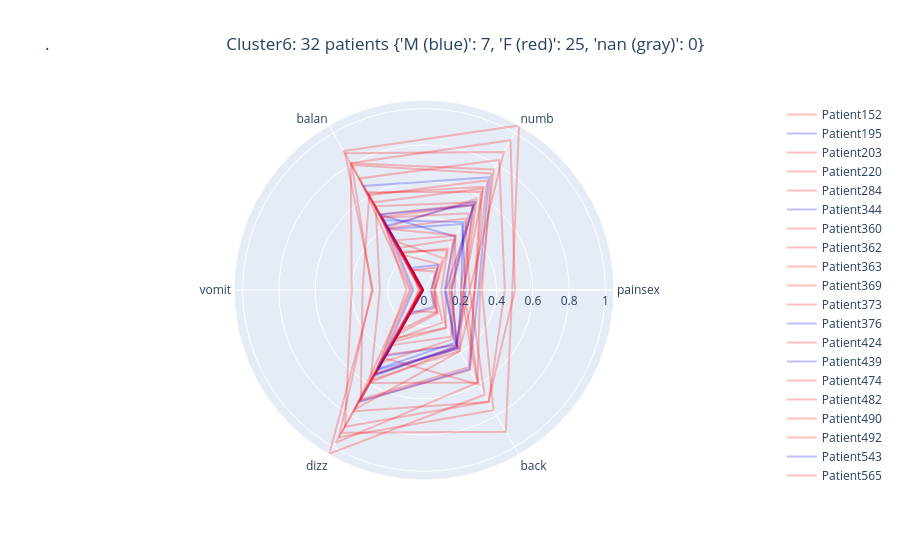

The notebook cell saved with this chart:
### Code cell
star_chart_per_patient(6)

### Figure 1 — Plotly figure (JSON) as saved in the notebook; plotly's stock layout.template omitted (floating-point values rounded to 4 significant figures)
{"data": [{"line": {"color": "rgb(255,0,0)"}, "mode": "lines", "name": "Patient152", "opacity": 0.25, "r": [0.05018, 0.1176, 0.1275, 0.005281, 0.1335, 0.1426, 0.05018, 0.05018], "theta": ["painsex", "numb", "balan", "vomit", "dizz", "back", "painsex"], "type": "scatterpolar"}, {"line": {"color": "rgb(0,0,255)"}, "mode": "lines", "name": "Patient195", "opacity": 0.25, "r": [0.03918, 0.1592, 0.1407, 0.003983, 0.1489, 0.1058, 0.03918, 0.03918], "theta": ["painsex", "numb", "balan", "vomit", "dizz", "back", "painsex"], "type": "scatterpolar"}, {"line": {"color": "rgb(255,0,0)"}, "mode": "lines", "name": "Patient203", "opacity": 0.25, "r": [0.1426, 0.5464, 0.482, 0.06943, 0.5884, 0.3688, 0.1426, 0.1426], "theta": ["painsex", "numb", "balan", "vomit", "dizz", "back", "painsex"], "type": "scatterpolar"}, {"line": {"color": "rgb(255,0,0)"}, "mode": "lines", "name": "Patient220", "opacity": 0.25, "r": [0.2167, 0.5396, 0.4644, 0.007674, 0.5355, 0.3577, 0.2167, 0.2167], "theta": ["painsex", "numb", "balan", "vomit", "dizz", "back", "painsex"], "type": "scatterpolar"}, {"line": {"color": "rgb(255,0,0)"}, "mode": "lines", "name": "Patient284", "opacity": 0.25, "r": [0.3194, 0.7413, 0.7959, 0.2876, 0.9374, 0.7654, 0.3194, 0.3194], "theta": ["painsex", "numb", "balan", "vomit", "dizz", "back", "painsex"], "type": "scatterpolar"}, {"line": {"color": "rgb(0,0,255)"}, "mode": "lines", "name": "Patient344", "opacity": 0.25, "r": [0.1132, 0.3404, 0.4774, 0.006544, 0.5462, 0.3604, 0.1132, 0.1132], "theta": ["painsex", "numb", "balan", "vomit", "dizz", "back", "painsex"], "type": "scatterpolar"}, {"line": {"color": "rgb(255,0,0)"}, "mode": "lines", "name": "Patient360", "opacity": 0.25, "r": [0.05956, 0.2527, 0.2437, 0.005764, 0.2794, 0.149, 0.05956, 0.05956], "theta": ["painsex", "numb", "balan", "vomit", "dizz", "back", "painsex"], "type": "scatterpolar"}, {"line": {"color": "rgb(255,0,0)"}, "mode": "lines", "name": "Patient362", "opacity": 0.25, "r": [0.4455, 0.8278, 0.7102, 0.07871, 0.7717, 0.7135, 0.4455, 0.4455], "theta": ["painsex", "numb", "balan", "vomit", "dizz", "back", "painsex"], "type": "scatterpolar"}, {"line": {"color": "rgb(255,0,0)"}, "mode": "lines", "name": "Patient363", "opacity": 0.25, "r": [0.2781, 0.6252, 0.6226, 0.01331, 0.7087, 0.5084, 0.2781, 0.2781], "theta": ["painsex", "numb", "balan", "vomit", "dizz", "back", "painsex"], "type": "scatterpolar"}, {"line": {"color": "rgb(255,0,0)"}, "mode": "lines", "name": "Patient369", "opacity": 0.25, "r": [0.1512, 0.4883, 0.4604, 0.09655, 0.5317, 0.3698, 0.1512, 0.1512], "theta": ["painsex", "numb", "balan", "vomit", "dizz", "back", "painsex"], "type": "scatterpolar"}, {"line": {"color": "rgb(255,0,0)"}, "mode": "lines", "name": "Patient373", "opacity": 0.25, "r": [0.06004, 0.2037, 0.3103, 0.003776, 0.3109, 0.2066, 0.06004, 0.06004], "theta": ["painsex", "numb", "balan", "vomit", "dizz", "back", "painsex"], "type": "scatterpolar"}, {"line": {"color": "rgb(0,0,255)"}, "mode": "lines", "name": "Patient376", "opacity": 0.25, "r": [0.3001, 0.7173, 0.6625, 0.009668, 0.711, 0.5034, 0.3001, 0.3001], "theta": ["painsex", "numb", "balan", "vomit", "dizz", "back", "painsex"], "type": "scatterpolar"}, {"line": {"color": "rgb(255,0,0)"}, "mode": "lines", "name": "Patient424", "opacity": 0.25, "r": [0.3094, 0.7673, 0.8064, 0.01996, 0.9716, 0.5893, 0.3094, 0.3094], "theta": ["painsex", "numb", "balan", "vomit", "dizz", "back", "painsex"], "type": "scatterpolar"}, {"line": {"color": "rgb(0,0,255)"}, "mode": "lines", "name": "Patient439", "opacity": 0.25, "r": [0.1526, 0.5397, 0.4798, 0.005954, 0.5379, 0.3643, 0.1526, 0.1526], "theta": ["painsex", "numb", "balan", "vomit", "dizz", "back", "painsex"], "type": "scatterpolar"}, {"line": {"color": "rgb(255,0,0)"}, "mode": "lines", "name": "Patient474", "opacity": 0.25, "r": [0.22, 0.5821, 0.4015, 0.01386, 0.434, 0.6019, 0.22, 0.22], "theta": ["painsex", "numb", "balan", "vomit", "dizz", "back", "painsex"], "type": "scatterpolar"}, {"line": {"color": "rgb(255,0,0)"}, "mode": "lines", "name": "Patient482", "opacity": 0.25, "r": [0.09521, 0.2648, 0.2355, 0.01587, 0.3294, 0.2418, 0.09521, 0.09521], "theta": ["painsex", "numb", "balan", "vomit", "dizz", "back", "painsex"], "type": "scatterpolar"}, {"line": {"color": "rgb(255,0,0)"}, "mode": "lines", "name": "Patient490", "opacity": 0.25, "r": [0.03857, 0.1646, 0.2219, 0.005401, 0.253, 0.1409, 0.03857, 0.03857], "theta": ["painsex", "numb", "balan", "vomit", "dizz", "back", "painsex"], "type": "scatterpolar"}, {"line": {"color": "rgb(255,0,0)"}, "mode": "lines", "name": "Patient492", "opacity": 0.25, "r": [0.05874, 0.1436, 0.1255, 0.03109, 0.1579, 0.1158, 0.05874, 0.05874], "theta": ["painsex", "numb", "balan", "vomit", "dizz", "back", "painsex"], "type": "scatterpolar"}, {"line": {"color": "rgb(0,0,255)"}, "mode": "lines", "name": "Patient543", "opacity": 0.25, "r": [0.2303, 0.4197, 0.3886, 0.005339, 0.4192, 0.3529, 0.2303, 0.2303], "theta": ["painsex", "numb", "balan", "vomit", "dizz", "back", "painsex"], "type": "scatterpolar"}, {"line": {"color": "rgb(255,0,0)"}, "mode": "lines", "name": "Patient565", "opacity": 0.25, "r": [0.2519, 0.4549, 0.3935, 0.005611, 0.4124, 0.3479, 0.2519, 0.2519], "theta": ["painsex", "numb", "balan", "vomit", "dizz", "back", "painsex"], "type": "scatterpolar"}, {"line": {"color": "rgb(255,0,0)"}, "mode": "lines", "name": "Patient573", "opacity": 0.25, "r": [0.2788, 0.6975, 0.6037, 0.3387, 0.6966, 0.4922, 0.2788, 0.2788], "theta": ["painsex", "numb", "balan", "vomit", "dizz", "back", "painsex"], "type": "scatterpolar"}, {"line": {"color": "rgb(255,0,0)"}, "mode": "lines", "name": "Patient576", "opacity": 0.25, "r": [0.2824, 0.646, 0.5576, 0.006577, 0.5716, 0.3884, 0.2824, 0.2824], "theta": ["painsex", "numb", "balan", "vomit", "dizz", "back", "painsex"], "type": "scatterpolar"}, {"line": {"color": "rgb(255,0,0)"}, "mode": "lines", "name": "Patient577", "opacity": 0.25, "r": [0.2522, 0.879, 0.87, 0.2816, 1.041, 0.6669, 0.2522, 0.2522], "theta": ["painsex", "numb", "balan", "vomit", "dizz", "back", "painsex"], "type": "scatterpolar"}, {"line": {"color": "rgb(255,0,0)"}, "mode": "lines", "name": "Patient578", "opacity": 0.25, "r": [0.1711, 0.3455, 0.3163, 0.006057, 0.3509, 0.2973, 0.1711, 0.1711], "theta": ["painsex", "numb", "balan", "vomit", "dizz", "back", "painsex"], "type": "scatterpolar"}, {"line": {"color": "rgb(255,0,0)"}, "mode": "lines", "name": "Patient582", "opacity": 0.25, "r": [0.1196, 0.3207, 0.2685, 0.006457, 0.3064, 0.2401, 0.1196, 0.1196], "theta": ["painsex", "numb", "balan", "vomit", "dizz", "back", "painsex"], "type": "scatterpolar"}, {"line": {"color": "rgb(0,0,255)"}, "mode": "lines", "name": "Patient598", "opacity": 0.25, "r": [0.2052, 0.4321, 0.444, 0.00597, 0.5077, 0.3748, 0.2052, 0.2052], "theta": ["painsex", "numb", "balan", "vomit", "dizz", "back", "painsex"], "type": "scatterpolar"}, {"line": {"color": "rgb(255,0,0)"}, "mode": "lines", "name": "Patient628", "opacity": 0.25, "r": [0.1999, 0.5589, 0.5329, 0.2434, 0.5925, 0.5882, 0.1999, 0.1999], "theta": ["painsex", "numb", "balan", "vomit", "dizz", "back", "painsex"], "type": "scatterpolar"}, {"line": {"color": "rgb(255,0,0)"}, "mode": "lines", "name": "Patient635", "opacity": 0.25, "r": [0.4866, 1.047, 0.8842, 0.01667, 0.9084, 0.9022, 0.4866, 0.4866], "theta": ["painsex", "numb", "balan", "vomit", "dizz", "back", "painsex"], "type": "scatterpolar"}, {"line": {"color": "rgb(255,0,0)"}, "mode": "lines", "name": "Patient637", "opacity": 0.25, "r": [0.2171, 0.6574, 0.6138, 0.01523, 0.7587, 0.3913, 0.2171, 0.2171], "theta": ["painsex", "numb", "balan", "vomit", "dizz", "back", "painsex"], "type": "scatterpolar"}, {"line": {"color": "rgb(255,0,0)"}, "mode": "lines", "name": "Patient642", "opacity": 0.25, "r": [0.1385, 0.3491, 0.3882, 0.005892, 0.46, 0.3142, 0.1385, 0.1385], "theta": ["painsex", "numb", "balan", "vomit", "dizz", "back", "painsex"], "type": "scatterpolar"}, {"line": {"color": "rgb(255,0,0)"}, "mode": "lines", "name": "Patient654", "opacity": 0.25, "r": [0.5014, 0.9536, 0.8076, 0.3985, 0.8705, 0.7101, 0.5014, 0.5014], "theta": ["painsex", "numb", "balan", "vomit", "dizz", "back", "painsex"], "type": "scatterpolar"}, {"line": {"color": "rgb(0,0,255)"}, "mode": "lines", "name": "Patient666", "opacity": 0.25, "r": [0.1214, 0.5657, 0.4088, 0.05877, 0.5018, 0.3369, 0.1214, 0.1214], "theta": ["painsex", "numb", "balan", "vomit", "dizz", "back", "painsex"], "type": "scatterpolar"}], "layout": {"title": {"text": ".\t\t\t\t\t\t\t\t\t\t\t\t\t\t\t\t\t\t\t\t\t\t\t\t\t\t\t\t\t\t\t\t\t\t\t\t\t\t\t\tCluster6: 32 patients {'M (blue)': 7, 'F (red)': 25, 'nan (gray)': 0}"}}}
